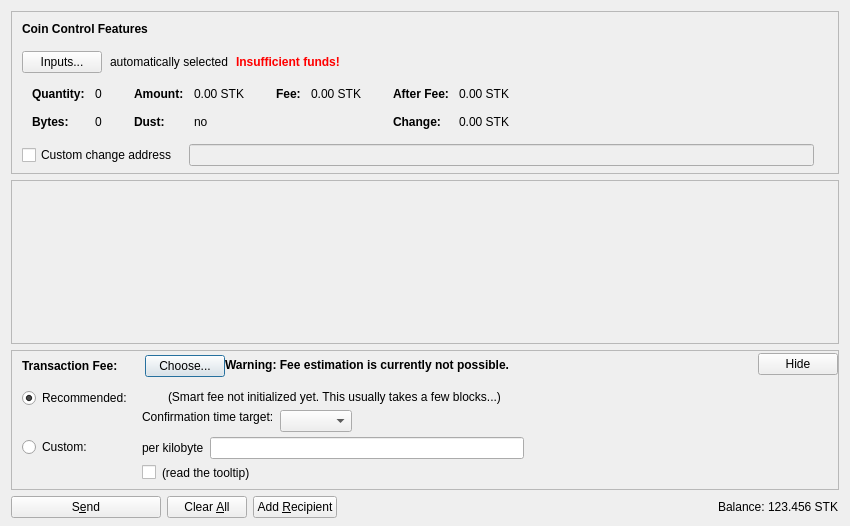
<?xml version="1.0" encoding="UTF-8"?>
<ui version="4.0">
 <class>SendCoinsDialog</class>
 <widget class="QDialog" name="SendCoinsDialog">
  <property name="geometry">
   <rect>
    <x>0</x>
    <y>0</y>
    <width>850</width>
    <height>526</height>
   </rect>
  </property>
  <property name="windowTitle">
   <string>Send Coins</string>
  </property>
  <layout class="QVBoxLayout" name="verticalLayout" stretch="0,1,0,0">
   <property name="bottomMargin">
    <number>8</number>
   </property>
   <item>
    <widget class="QFrame" name="frameCoinControl">
     <property name="sizePolicy">
      <sizepolicy hsizetype="Expanding" vsizetype="Expanding">
       <horstretch>0</horstretch>
       <verstretch>0</verstretch>
      </sizepolicy>
     </property>
     <property name="maximumSize">
      <size>
       <width>16777215</width>
       <height>16777215</height>
      </size>
     </property>
     <property name="frameShape">
      <enum>QFrame::StyledPanel</enum>
     </property>
     <property name="frameShadow">
      <enum>QFrame::Sunken</enum>
     </property>
     <layout class="QVBoxLayout" name="verticalLayoutCoinControl2">
      <property name="spacing">
       <number>0</number>
      </property>
      <property name="leftMargin">
       <number>0</number>
      </property>
      <property name="topMargin">
       <number>0</number>
      </property>
      <property name="rightMargin">
       <number>0</number>
      </property>
      <property name="bottomMargin">
       <number>6</number>
      </property>
      <item>
       <layout class="QVBoxLayout" name="verticalLayoutCoinControl" stretch="0,0,0,0,1">
        <property name="spacing">
         <number>0</number>
        </property>
        <property name="leftMargin">
         <number>10</number>
        </property>
        <property name="topMargin">
         <number>10</number>
        </property>
        <item>
         <layout class="QHBoxLayout" name="horizontalLayoutCoinControl1">
          <property name="bottomMargin">
           <number>15</number>
          </property>
          <item>
           <widget class="QLabel" name="labelCoinControlFeatures">
            <property name="sizePolicy">
             <sizepolicy hsizetype="Preferred" vsizetype="Maximum">
              <horstretch>0</horstretch>
              <verstretch>0</verstretch>
             </sizepolicy>
            </property>
            <property name="font">
             <font>
              <weight>75</weight>
              <bold>true</bold>
             </font>
            </property>
            <property name="styleSheet">
             <string notr="true">font-weight:bold;</string>
            </property>
            <property name="text">
             <string>Coin Control Features</string>
            </property>
           </widget>
          </item>
         </layout>
        </item>
        <item>
         <layout class="QHBoxLayout" name="horizontalLayoutCoinControl2" stretch="0,0,0,0">
          <property name="spacing">
           <number>8</number>
          </property>
          <property name="bottomMargin">
           <number>10</number>
          </property>
          <item>
           <widget class="QPushButton" name="pushButtonCoinControl">
            <property name="styleSheet">
             <string notr="true"/>
            </property>
            <property name="text">
             <string>Inputs...</string>
            </property>
            <property name="autoDefault">
             <bool>false</bool>
            </property>
           </widget>
          </item>
          <item>
           <widget class="QLabel" name="labelCoinControlAutomaticallySelected">
            <property name="text">
             <string>automatically selected</string>
            </property>
            <property name="margin">
             <number>5</number>
            </property>
           </widget>
          </item>
          <item>
           <widget class="QLabel" name="labelCoinControlInsuffFunds">
            <property name="font">
             <font>
              <weight>75</weight>
              <bold>true</bold>
             </font>
            </property>
            <property name="styleSheet">
             <string notr="true">color:red;font-weight:bold;</string>
            </property>
            <property name="text">
             <string>Insufficient funds!</string>
            </property>
            <property name="margin">
             <number>5</number>
            </property>
           </widget>
          </item>
          <item>
           <spacer name="horizontalSpacerCoinControl">
            <property name="orientation">
             <enum>Qt::Horizontal</enum>
            </property>
            <property name="sizeHint" stdset="0">
             <size>
              <width>40</width>
              <height>1</height>
             </size>
            </property>
           </spacer>
          </item>
         </layout>
        </item>
        <item>
         <widget class="QWidget" name="widgetCoinControl" native="true">
          <property name="sizePolicy">
           <sizepolicy hsizetype="Preferred" vsizetype="Preferred">
            <horstretch>0</horstretch>
            <verstretch>0</verstretch>
           </sizepolicy>
          </property>
          <property name="minimumSize">
           <size>
            <width>0</width>
            <height>0</height>
           </size>
          </property>
          <property name="styleSheet">
           <string notr="true"/>
          </property>
          <layout class="QHBoxLayout" name="horizontalLayoutCoinControl5">
           <property name="leftMargin">
            <number>0</number>
           </property>
           <property name="topMargin">
            <number>0</number>
           </property>
           <property name="rightMargin">
            <number>0</number>
           </property>
           <property name="bottomMargin">
            <number>0</number>
           </property>
           <item>
            <layout class="QHBoxLayout" name="horizontalLayoutCoinControl3" stretch="0,0,0,1">
             <property name="spacing">
              <number>20</number>
             </property>
             <property name="topMargin">
              <number>0</number>
             </property>
             <property name="bottomMargin">
              <number>10</number>
             </property>
             <item>
              <layout class="QFormLayout" name="formLayoutCoinControl1">
               <property name="horizontalSpacing">
                <number>10</number>
               </property>
               <property name="verticalSpacing">
                <number>14</number>
               </property>
               <property name="leftMargin">
                <number>10</number>
               </property>
               <property name="topMargin">
                <number>4</number>
               </property>
               <property name="rightMargin">
                <number>6</number>
               </property>
               <item row="0" column="0">
                <widget class="QLabel" name="labelCoinControlQuantityText">
                 <property name="font">
                  <font>
                   <weight>75</weight>
                   <bold>true</bold>
                  </font>
                 </property>
                 <property name="text">
                  <string>Quantity:</string>
                 </property>
                 <property name="margin">
                  <number>0</number>
                 </property>
                </widget>
               </item>
               <item row="0" column="1">
                <widget class="QLabel" name="labelCoinControlQuantity">
                 <property name="cursor">
                  <cursorShape>IBeamCursor</cursorShape>
                 </property>
                 <property name="contextMenuPolicy">
                  <enum>Qt::ActionsContextMenu</enum>
                 </property>
                 <property name="text">
                  <string notr="true">0</string>
                 </property>
                 <property name="margin">
                  <number>0</number>
                 </property>
                 <property name="textInteractionFlags">
                  <set>Qt::LinksAccessibleByMouse|Qt::TextSelectableByKeyboard|Qt::TextSelectableByMouse</set>
                 </property>
                </widget>
               </item>
               <item row="1" column="0">
                <widget class="QLabel" name="labelCoinControlBytesText">
                 <property name="font">
                  <font>
                   <weight>75</weight>
                   <bold>true</bold>
                  </font>
                 </property>
                 <property name="text">
                  <string>Bytes:</string>
                 </property>
                </widget>
               </item>
               <item row="1" column="1">
                <widget class="QLabel" name="labelCoinControlBytes">
                 <property name="cursor">
                  <cursorShape>IBeamCursor</cursorShape>
                 </property>
                 <property name="contextMenuPolicy">
                  <enum>Qt::ActionsContextMenu</enum>
                 </property>
                 <property name="text">
                  <string notr="true">0</string>
                 </property>
                 <property name="textInteractionFlags">
                  <set>Qt::LinksAccessibleByMouse|Qt::TextSelectableByKeyboard|Qt::TextSelectableByMouse</set>
                 </property>
                </widget>
               </item>
              </layout>
             </item>
             <item>
              <layout class="QFormLayout" name="formLayoutCoinControl2">
               <property name="horizontalSpacing">
                <number>10</number>
               </property>
               <property name="verticalSpacing">
                <number>14</number>
               </property>
               <property name="leftMargin">
                <number>6</number>
               </property>
               <property name="topMargin">
                <number>4</number>
               </property>
               <property name="rightMargin">
                <number>6</number>
               </property>
               <item row="0" column="0">
                <widget class="QLabel" name="labelCoinControlAmountText">
                 <property name="font">
                  <font>
                   <weight>75</weight>
                   <bold>true</bold>
                  </font>
                 </property>
                 <property name="text">
                  <string>Amount:</string>
                 </property>
                 <property name="margin">
                  <number>0</number>
                 </property>
                </widget>
               </item>
               <item row="0" column="1">
                <widget class="QLabel" name="labelCoinControlAmount">
                 <property name="cursor">
                  <cursorShape>IBeamCursor</cursorShape>
                 </property>
                 <property name="contextMenuPolicy">
                  <enum>Qt::ActionsContextMenu</enum>
                 </property>
                 <property name="text">
                  <string notr="true">0.00 STK</string>
                 </property>
                 <property name="textInteractionFlags">
                  <set>Qt::LinksAccessibleByMouse|Qt::TextSelectableByKeyboard|Qt::TextSelectableByMouse</set>
                 </property>
                </widget>
               </item>
               <item row="1" column="0">
                <widget class="QLabel" name="labelCoinControlLowOutputText">
                 <property name="font">
                  <font>
                   <weight>75</weight>
                   <bold>true</bold>
                  </font>
                 </property>
                 <property name="text">
                  <string>Dust:</string>
                 </property>
                </widget>
               </item>
               <item row="1" column="1">
                <widget class="QLabel" name="labelCoinControlLowOutput">
                 <property name="cursor">
                  <cursorShape>IBeamCursor</cursorShape>
                 </property>
                 <property name="contextMenuPolicy">
                  <enum>Qt::ActionsContextMenu</enum>
                 </property>
                 <property name="text">
                  <string notr="true">no</string>
                 </property>
                 <property name="textInteractionFlags">
                  <set>Qt::LinksAccessibleByMouse|Qt::TextSelectableByKeyboard|Qt::TextSelectableByMouse</set>
                 </property>
                </widget>
               </item>
              </layout>
             </item>
             <item>
              <layout class="QFormLayout" name="formLayoutCoinControl3">
               <property name="horizontalSpacing">
                <number>10</number>
               </property>
               <property name="verticalSpacing">
                <number>14</number>
               </property>
               <property name="leftMargin">
                <number>6</number>
               </property>
               <property name="topMargin">
                <number>4</number>
               </property>
               <property name="rightMargin">
                <number>6</number>
               </property>
               <item row="0" column="0">
                <widget class="QLabel" name="labelCoinControlFeeText">
                 <property name="font">
                  <font>
                   <weight>75</weight>
                   <bold>true</bold>
                  </font>
                 </property>
                 <property name="text">
                  <string>Fee:</string>
                 </property>
                 <property name="margin">
                  <number>0</number>
                 </property>
                </widget>
               </item>
               <item row="0" column="1">
                <widget class="QLabel" name="labelCoinControlFee">
                 <property name="cursor">
                  <cursorShape>IBeamCursor</cursorShape>
                 </property>
                 <property name="contextMenuPolicy">
                  <enum>Qt::ActionsContextMenu</enum>
                 </property>
                 <property name="text">
                  <string notr="true">0.00 STK</string>
                 </property>
                 <property name="textInteractionFlags">
                  <set>Qt::LinksAccessibleByMouse|Qt::TextSelectableByKeyboard|Qt::TextSelectableByMouse</set>
                 </property>
                </widget>
               </item>
              </layout>
             </item>
             <item>
              <layout class="QFormLayout" name="formLayoutCoinControl4">
               <property name="horizontalSpacing">
                <number>10</number>
               </property>
               <property name="verticalSpacing">
                <number>14</number>
               </property>
               <property name="leftMargin">
                <number>6</number>
               </property>
               <property name="topMargin">
                <number>4</number>
               </property>
               <property name="rightMargin">
                <number>6</number>
               </property>
               <item row="0" column="0">
                <widget class="QLabel" name="labelCoinControlAfterFeeText">
                 <property name="font">
                  <font>
                   <weight>75</weight>
                   <bold>true</bold>
                  </font>
                 </property>
                 <property name="text">
                  <string>After Fee:</string>
                 </property>
                 <property name="margin">
                  <number>0</number>
                 </property>
                </widget>
               </item>
               <item row="0" column="1">
                <widget class="QLabel" name="labelCoinControlAfterFee">
                 <property name="cursor">
                  <cursorShape>IBeamCursor</cursorShape>
                 </property>
                 <property name="contextMenuPolicy">
                  <enum>Qt::ActionsContextMenu</enum>
                 </property>
                 <property name="text">
                  <string notr="true">0.00 STK</string>
                 </property>
                 <property name="textInteractionFlags">
                  <set>Qt::LinksAccessibleByMouse|Qt::TextSelectableByKeyboard|Qt::TextSelectableByMouse</set>
                 </property>
                </widget>
               </item>
               <item row="1" column="0">
                <widget class="QLabel" name="labelCoinControlChangeText">
                 <property name="font">
                  <font>
                   <weight>75</weight>
                   <bold>true</bold>
                  </font>
                 </property>
                 <property name="text">
                  <string>Change:</string>
                 </property>
                </widget>
               </item>
               <item row="1" column="1">
                <widget class="QLabel" name="labelCoinControlChange">
                 <property name="cursor">
                  <cursorShape>IBeamCursor</cursorShape>
                 </property>
                 <property name="contextMenuPolicy">
                  <enum>Qt::ActionsContextMenu</enum>
                 </property>
                 <property name="text">
                  <string notr="true">0.00 STK</string>
                 </property>
                 <property name="textInteractionFlags">
                  <set>Qt::LinksAccessibleByMouse|Qt::TextSelectableByKeyboard|Qt::TextSelectableByMouse</set>
                 </property>
                </widget>
               </item>
              </layout>
             </item>
            </layout>
           </item>
          </layout>
         </widget>
        </item>
        <item>
         <layout class="QHBoxLayout" name="horizontalLayoutCoinControl4" stretch="0,0,0">
          <property name="spacing">
           <number>12</number>
          </property>
          <property name="sizeConstraint">
           <enum>QLayout::SetDefaultConstraint</enum>
          </property>
          <property name="topMargin">
           <number>5</number>
          </property>
          <property name="rightMargin">
           <number>5</number>
          </property>
          <item>
           <widget class="QCheckBox" name="checkBoxCoinControlChange">
            <property name="toolTip">
             <string>If this is activated, but the change address is empty or invalid, change will be sent to a newly generated address.</string>
            </property>
            <property name="text">
             <string>Custom change address</string>
            </property>
           </widget>
          </item>
          <item>
           <widget class="QValidatedLineEdit" name="lineEditCoinControlChange">
            <property name="enabled">
             <bool>false</bool>
            </property>
            <property name="sizePolicy">
             <sizepolicy hsizetype="Expanding" vsizetype="Fixed">
              <horstretch>0</horstretch>
              <verstretch>0</verstretch>
             </sizepolicy>
            </property>
           </widget>
          </item>
          <item>
           <widget class="QLabel" name="labelCoinControlChangeLabel">
            <property name="sizePolicy">
             <sizepolicy hsizetype="Preferred" vsizetype="Expanding">
              <horstretch>0</horstretch>
              <verstretch>0</verstretch>
             </sizepolicy>
            </property>
            <property name="minimumSize">
             <size>
              <width>0</width>
              <height>0</height>
             </size>
            </property>
            <property name="text">
             <string/>
            </property>
            <property name="margin">
             <number>3</number>
            </property>
           </widget>
          </item>
         </layout>
        </item>
        <item>
         <spacer name="verticalSpacerCoinControl">
          <property name="orientation">
           <enum>Qt::Vertical</enum>
          </property>
          <property name="sizeHint" stdset="0">
           <size>
            <width>800</width>
            <height>1</height>
           </size>
          </property>
         </spacer>
        </item>
       </layout>
      </item>
     </layout>
    </widget>
   </item>
   <item>
    <widget class="QScrollArea" name="scrollArea">
     <property name="widgetResizable">
      <bool>true</bool>
     </property>
     <widget class="QWidget" name="scrollAreaWidgetContents">
      <property name="geometry">
       <rect>
        <x>0</x>
        <y>0</y>
        <width>830</width>
        <height>104</height>
       </rect>
      </property>
      <layout class="QVBoxLayout" name="verticalLayout_2" stretch="0,1">
       <property name="leftMargin">
        <number>0</number>
       </property>
       <property name="topMargin">
        <number>0</number>
       </property>
       <property name="rightMargin">
        <number>0</number>
       </property>
       <property name="bottomMargin">
        <number>0</number>
       </property>
       <item>
        <layout class="QVBoxLayout" name="entries">
         <property name="spacing">
          <number>6</number>
         </property>
        </layout>
       </item>
       <item>
        <spacer name="verticalSpacer">
         <property name="orientation">
          <enum>Qt::Vertical</enum>
         </property>
         <property name="sizeHint" stdset="0">
          <size>
           <width>20</width>
           <height>40</height>
          </size>
         </property>
        </spacer>
       </item>
      </layout>
     </widget>
    </widget>
   </item>
   <item>
    <widget class="QFrame" name="frameFee">
     <property name="sizePolicy">
      <sizepolicy hsizetype="Expanding" vsizetype="Expanding">
       <horstretch>0</horstretch>
       <verstretch>0</verstretch>
      </sizepolicy>
     </property>
     <property name="maximumSize">
      <size>
       <width>16777215</width>
       <height>16777215</height>
      </size>
     </property>
     <property name="frameShape">
      <enum>QFrame::StyledPanel</enum>
     </property>
     <property name="frameShadow">
      <enum>QFrame::Sunken</enum>
     </property>
     <layout class="QVBoxLayout" name="verticalLayoutFee1">
      <property name="spacing">
       <number>0</number>
      </property>
      <property name="leftMargin">
       <number>0</number>
      </property>
      <property name="topMargin">
       <number>0</number>
      </property>
      <property name="rightMargin">
       <number>0</number>
      </property>
      <property name="bottomMargin">
       <number>0</number>
      </property>
      <item>
       <layout class="QVBoxLayout" name="verticalLayoutFee2" stretch="0,0,0">
        <property name="spacing">
         <number>0</number>
        </property>
        <property name="leftMargin">
         <number>10</number>
        </property>
        <property name="topMargin">
         <number>0</number>
        </property>
        <item>
         <layout class="QHBoxLayout" name="horizontalLayoutFee1">
          <property name="bottomMargin">
           <number>0</number>
          </property>
          <item>
           <layout class="QVBoxLayout" name="verticalLayoutFee7">
            <property name="spacing">
             <number>0</number>
            </property>
            <item>
             <spacer name="verticalSpacerSmartFee">
              <property name="orientation">
               <enum>Qt::Vertical</enum>
              </property>
              <property name="sizeType">
               <enum>QSizePolicy::Fixed</enum>
              </property>
              <property name="sizeHint" stdset="0">
               <size>
                <width>1</width>
                <height>4</height>
               </size>
              </property>
             </spacer>
            </item>
            <item>
             <layout class="QHBoxLayout" name="horizontalLayoutSmartFee">
              <property name="spacing">
               <number>10</number>
              </property>
              <item>
               <widget class="QLabel" name="labelFeeHeadline">
                <property name="sizePolicy">
                 <sizepolicy hsizetype="Preferred" vsizetype="Maximum">
                  <horstretch>0</horstretch>
                  <verstretch>0</verstretch>
                 </sizepolicy>
                </property>
                <property name="font">
                 <font>
                  <weight>75</weight>
                  <bold>true</bold>
                 </font>
                </property>
                <property name="styleSheet">
                 <string notr="true">font-weight:bold;</string>
                </property>
                <property name="text">
                 <string>Transaction Fee:</string>
                </property>
               </widget>
              </item>
              <item>
               <widget class="QLabel" name="labelFeeMinimized">
                <property name="text">
                 <string/>
                </property>
               </widget>
              </item>
              <item>
               <widget class="QPushButton" name="buttonChooseFee">
                <property name="text">
                 <string>Choose...</string>
                </property>
               </widget>
              </item>
             </layout>
            </item>
            <item>
             <spacer name="verticalSpacer_5">
              <property name="orientation">
               <enum>Qt::Vertical</enum>
              </property>
              <property name="sizeHint" stdset="0">
               <size>
                <width>1</width>
                <height>1</height>
               </size>
              </property>
             </spacer>
            </item>
           </layout>
          </item>
          <item>
           <widget class="QLabel" name="fallbackFeeWarningLabel">
            <property name="toolTip">
             <string>Using the fallbackfee can result in sending a transaction that will take several hours or days (or never) to confirm. Consider choosing your fee manually or wait until you have validated the complete chain.</string>
            </property>
            <property name="font">
            <font>
                <weight>75</weight>
                <bold>true</bold>
            </font>
            </property>
            <property name="text">
             <string>Warning: Fee estimation is currently not possible.</string>
            </property>
            <property name="wordWrap">
             <bool>false</bool>
            </property>
           </widget>
          </item>
          <item>
           <spacer name="horizontalSpacer_4">
            <property name="orientation">
             <enum>Qt::Horizontal</enum>
            </property>
            <property name="sizeType">
             <enum>QSizePolicy::MinimumExpanding</enum>
            </property>
            <property name="sizeHint" stdset="0">
             <size>
              <width>40</width>
              <height>20</height>
             </size>
            </property>
           </spacer>
          </item>
          <item>
           <widget class="QPushButton" name="buttonMinimizeFee">
            <property name="toolTip">
             <string>collapse fee-settings</string>
            </property>
            <property name="text">
             <string>Hide</string>
            </property>
           </widget>
          </item>
         </layout>
        </item>
        <item>
         <widget class="QFrame" name="frameFeeSelection">
          <layout class="QVBoxLayout" name="verticalLayoutFee12">
           <property name="spacing">
            <number>0</number>
           </property>
           <property name="leftMargin">
            <number>0</number>
           </property>
           <property name="topMargin">
            <number>0</number>
           </property>
           <property name="rightMargin">
            <number>0</number>
           </property>
           <property name="bottomMargin">
            <number>0</number>
           </property>
           <item>
            <layout class="QGridLayout" name="gridLayoutFee">
             <property name="topMargin">
              <number>10</number>
             </property>
             <property name="bottomMargin">
              <number>4</number>
             </property>
             <property name="horizontalSpacing">
              <number>10</number>
             </property>
             <property name="verticalSpacing">
              <number>4</number>
             </property>
             <item row="1" column="1">
              <layout class="QVBoxLayout" name="verticalLayoutFee8">
               <property name="spacing">
                <number>6</number>
               </property>
               <item>
                <layout class="QHBoxLayout" name="horizontalLayoutFee13">
                 <item>
                  <widget class="QLabel" name="labelCustomPerKilobyte">
                   <property name="toolTip">
                    <string>If the custom fee is set to 1000 satoshis and the transaction is only 250 bytes, then &quot;per kilobyte&quot; only pays 250 satoshis in fee, while &quot;total at least&quot; pays 1000 satoshis. For transactions bigger than a kilobyte both pay by kilobyte.</string>
                   </property>
                   <property name="text">
                    <string>per kilobyte</string>
                   </property>
                  </widget>
                 </item>
                 <item>
                  <widget class="BitcoinAmountField" name="customFee"/>
                 </item>
                 <item>
                  <spacer name="horizontalSpacer_6">
                   <property name="orientation">
                    <enum>Qt::Horizontal</enum>
                   </property>
                   <property name="sizeHint" stdset="0">
                    <size>
                     <width>1</width>
                     <height>1</height>
                    </size>
                   </property>
                  </spacer>
                 </item>
                </layout>
               </item>
               <item>
                <layout class="QHBoxLayout" name="horizontalLayoutFee8">
                 <item>
                  <widget class="QCheckBox" name="checkBoxMinimumFee">
                   <property name="toolTip">
                    <string>Paying only the minimum fee is just fine as long as there is less transaction volume than space in the blocks. But be aware that this can end up in a never confirming transaction once there is more demand for sistemkoin transactions than the network can process.</string>
                   </property>
                   <property name="text">
                    <string/>
                   </property>
                  </widget>
                 </item>
                 <item>
                  <widget class="QLabel" name="labelMinFeeWarning">
                   <property name="enabled">
                    <bool>true</bool>
                   </property>
                   <property name="toolTip">
                    <string>Paying only the minimum fee is just fine as long as there is less transaction volume than space in the blocks. But be aware that this can end up in a never confirming transaction once there is more demand for sistemkoin transactions than the network can process.</string>
                   </property>
                   <property name="text">
                    <string>(read the tooltip)</string>
                   </property>
                   <property name="margin">
                    <number>5</number>
                   </property>
                  </widget>
                 </item>
                 <item>
                  <spacer name="horizontalSpacer_2">
                   <property name="orientation">
                    <enum>Qt::Horizontal</enum>
                   </property>
                   <property name="sizeHint" stdset="0">
                    <size>
                     <width>1</width>
                     <height>1</height>
                    </size>
                   </property>
                  </spacer>
                 </item>
                </layout>
               </item>
              </layout>
             </item>
             <item row="0" column="0">
              <layout class="QVBoxLayout" name="verticalLayoutFee4" stretch="0,1">
               <item>
                <widget class="QRadioButton" name="radioSmartFee">
                 <property name="text">
                  <string>Recommended:</string>
                 </property>
                 <property name="checked">
                  <bool>true</bool>
                 </property>
                 <attribute name="buttonGroup">
                  <string notr="true">groupFee</string>
                 </attribute>
                </widget>
               </item>
               <item>
                <spacer name="verticalSpacer_2">
                 <property name="orientation">
                  <enum>Qt::Vertical</enum>
                 </property>
                 <property name="sizeHint" stdset="0">
                  <size>
                   <width>1</width>
                   <height>1</height>
                  </size>
                 </property>
                </spacer>
               </item>
              </layout>
             </item>
             <item row="1" column="0">
              <layout class="QVBoxLayout" name="verticalLayoutFee9" stretch="0,1">
               <item>
                <widget class="QRadioButton" name="radioCustomFee">
                 <property name="text">
                  <string>Custom:</string>
                 </property>
                 <attribute name="buttonGroup">
                  <string notr="true">groupFee</string>
                 </attribute>
                </widget>
               </item>
               <item>
                <spacer name="verticalSpacer_6">
                 <property name="orientation">
                  <enum>Qt::Vertical</enum>
                 </property>
                 <property name="sizeHint" stdset="0">
                  <size>
                   <width>1</width>
                   <height>1</height>
                  </size>
                 </property>
                </spacer>
               </item>
              </layout>
             </item>
             <item row="0" column="1">
              <layout class="QVBoxLayout" name="verticalLayoutFee3" stretch="0,0,1">
               <property name="spacing">
                <number>6</number>
               </property>
               <property name="topMargin">
                <number>2</number>
               </property>
               <item>
                <layout class="QHBoxLayout" name="horizontalLayoutFee12">
                 <item>
                  <widget class="QLabel" name="labelSmartFee">
                   <property name="text">
                    <string/>
                   </property>
                   <property name="margin">
                    <number>2</number>
                   </property>
                  </widget>
                 </item>
                 <item>
                  <widget class="QLabel" name="labelFeeEstimation">
                   <property name="text">
                    <string/>
                   </property>
                  </widget>
                 </item>
                 <item>
                  <widget class="QLabel" name="labelSmartFee2">
                   <property name="text">
                    <string>(Smart fee not initialized yet. This usually takes a few blocks...)</string>
                   </property>
                   <property name="margin">
                    <number>2</number>
                   </property>
                  </widget>
                 </item>
                 <item>
                  <spacer name="horizontalSpacer_5">
                   <property name="orientation">
                    <enum>Qt::Horizontal</enum>
                   </property>
                   <property name="sizeHint" stdset="0">
                    <size>
                     <width>1</width>
                     <height>1</height>
                    </size>
                   </property>
                  </spacer>
                 </item>
                </layout>
               </item>
               <item>
                <layout class="QHBoxLayout" name="horizontalLayoutFee9">
                 <item>
                  <layout class="QVBoxLayout" name="verticalLayoutFee6">
                   <item>
                    <widget class="QLabel" name="labelSmartFee3">
                     <property name="text">
                      <string>Confirmation time target:</string>
                     </property>
                     <property name="margin">
                      <number>2</number>
                     </property>
                    </widget>
                   </item>
                   <item>
                    <spacer name="verticalSpacer_3">
                     <property name="orientation">
                      <enum>Qt::Vertical</enum>
                     </property>
                     <property name="sizeHint" stdset="0">
                      <size>
                       <width>1</width>
                       <height>1</height>
                      </size>
                     </property>
                    </spacer>
                   </item>
                  </layout>
                 </item>
                 <item>
                  <layout class="QVBoxLayout" name="verticalLayoutFee5">
                   <property name="rightMargin">
                    <number>30</number>
                   </property>
                   <item>
                    <layout class="QHBoxLayout" name="horizontalLayoutConfTarget">
                     <property name="bottomMargin">
                      <number>0</number>
                     </property>
                     <item>
                      <widget class="QComboBox" name="confTargetSelector"/>
                     </item>
                     <item>
                      <spacer name="horizontalSpacerConfTarget">
                       <property name="orientation">
                        <enum>Qt::Horizontal</enum>
                       </property>
                       <property name="sizeHint" stdset="0">
                        <size>
                         <width>40</width>
                         <height>20</height>
                        </size>
                       </property>
                      </spacer>
                     </item>
                    </layout>
                   </item>
                  </layout>
                 </item>
                </layout>
               </item>
               <item>
                <spacer name="verticalSpacer_4">
                 <property name="orientation">
                  <enum>Qt::Vertical</enum>
                 </property>
                 <property name="sizeHint" stdset="0">
                  <size>
                   <width>1</width>
                   <height>1</height>
                  </size>
                 </property>
                </spacer>
               </item>
              </layout>
             </item>
            </layout>
           </item>
          </layout>
         </widget>
        </item>
        <item>
         <spacer name="verticalSpacerFee">
          <property name="orientation">
           <enum>Qt::Vertical</enum>
          </property>
          <property name="sizeHint" stdset="0">
           <size>
            <width>40</width>
            <height>5</height>
           </size>
          </property>
         </spacer>
        </item>
       </layout>
      </item>
     </layout>
    </widget>
   </item>
   <item>
    <layout class="QHBoxLayout" name="horizontalLayout">
     <item>
      <widget class="QPushButton" name="sendButton">
       <property name="minimumSize">
        <size>
         <width>150</width>
         <height>0</height>
        </size>
       </property>
       <property name="toolTip">
        <string>Confirm the send action</string>
       </property>
       <property name="text">
        <string>S&amp;end</string>
       </property>
       <property name="icon">
        <iconset resource="../bitcoin.qrc">
         <normaloff>:/icons/send</normaloff>:/icons/send</iconset>
       </property>
       <property name="autoDefault">
        <bool>false</bool>
       </property>
       <property name="default">
        <bool>false</bool>
       </property>
      </widget>
     </item>
     <item>
      <widget class="QPushButton" name="clearButton">
       <property name="sizePolicy">
        <sizepolicy hsizetype="Minimum" vsizetype="Fixed">
         <horstretch>0</horstretch>
         <verstretch>0</verstretch>
        </sizepolicy>
       </property>
       <property name="toolTip">
        <string>Clear all fields of the form.</string>
       </property>
       <property name="text">
        <string>Clear &amp;All</string>
       </property>
       <property name="icon">
        <iconset resource="../bitcoin.qrc">
         <normaloff>:/icons/remove</normaloff>:/icons/remove</iconset>
       </property>
       <property name="autoDefault">
        <bool>false</bool>
       </property>
      </widget>
     </item>
     <item>
      <widget class="QPushButton" name="addButton">
       <property name="toolTip">
        <string>Send to multiple recipients at once</string>
       </property>
       <property name="text">
        <string>Add &amp;Recipient</string>
       </property>
       <property name="icon">
        <iconset resource="../bitcoin.qrc">
         <normaloff>:/icons/add</normaloff>:/icons/add</iconset>
       </property>
       <property name="autoDefault">
        <bool>false</bool>
       </property>
      </widget>
     </item>
     <item>
      <spacer name="horizontalSpacer">
       <property name="orientation">
        <enum>Qt::Horizontal</enum>
       </property>
       <property name="sizeHint" stdset="0">
        <size>
         <width>40</width>
         <height>20</height>
        </size>
       </property>
      </spacer>
     </item>
     <item>
      <layout class="QHBoxLayout" name="horizontalLayout_2">
       <property name="spacing">
        <number>3</number>
       </property>
       <item>
        <widget class="QLabel" name="label">
         <property name="sizePolicy">
          <sizepolicy hsizetype="Preferred" vsizetype="Fixed">
           <horstretch>0</horstretch>
           <verstretch>0</verstretch>
          </sizepolicy>
         </property>
         <property name="text">
          <string>Balance:</string>
         </property>
        </widget>
       </item>
       <item>
        <widget class="QLabel" name="labelBalance">
         <property name="sizePolicy">
          <sizepolicy hsizetype="Preferred" vsizetype="Fixed">
           <horstretch>0</horstretch>
           <verstretch>0</verstretch>
          </sizepolicy>
         </property>
         <property name="cursor">
          <cursorShape>IBeamCursor</cursorShape>
         </property>
         <property name="text">
          <string notr="true">123.456 STK</string>
         </property>
         <property name="textInteractionFlags">
          <set>Qt::LinksAccessibleByMouse|Qt::TextSelectableByKeyboard|Qt::TextSelectableByMouse</set>
         </property>
        </widget>
       </item>
      </layout>
     </item>
    </layout>
   </item>
  </layout>
 </widget>
 <customwidgets>
  <customwidget>
   <class>QValidatedLineEdit</class>
   <extends>QLineEdit</extends>
   <header>qt/qvalidatedlineedit.h</header>
  </customwidget>
  <customwidget>
   <class>BitcoinAmountField</class>
   <extends>QLineEdit</extends>
   <header>qt/bitcoinamountfield.h</header>
   <container>1</container>
  </customwidget>
 </customwidgets>
 <resources>
  <include location="../bitcoin.qrc"/>
 </resources>
 <connections/>
 <buttongroups>
  <buttongroup name="groupFee"/>
 </buttongroups>
</ui>
